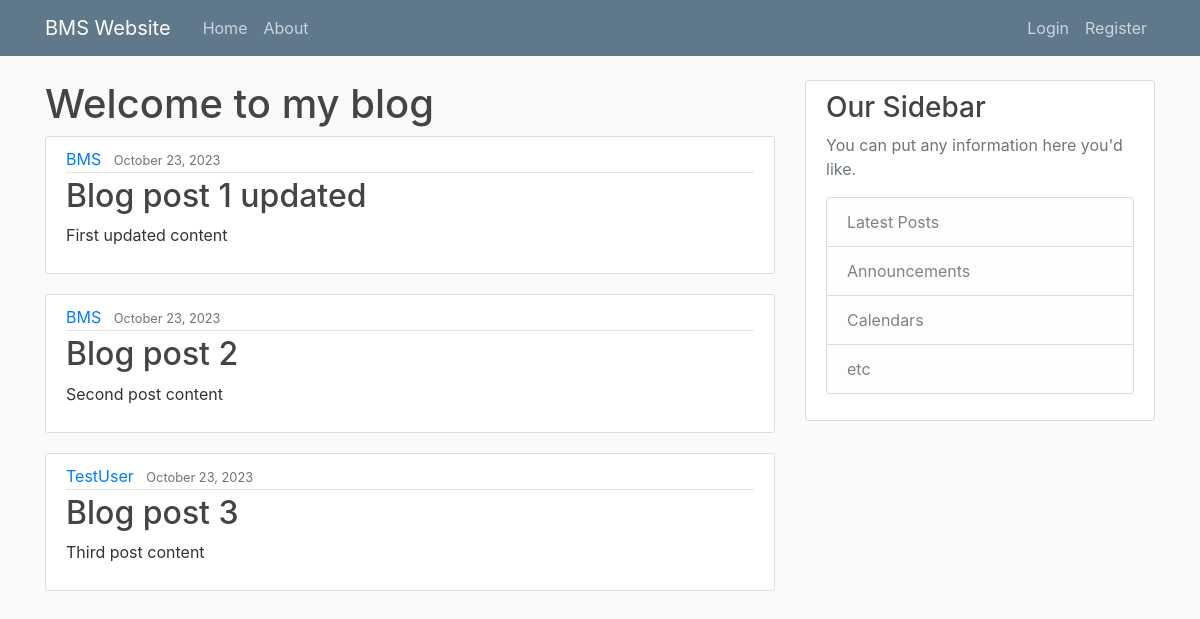
Screenshot of /blog/ with the database file from the repository.
### blog/models.py (models this page shows, shortened)
class Post(models.Model):
    title = models.CharField(max_length=100)
    content = models.TextField()
    date_posted = models.DateTimeField(default=timezone.now)
    author = models.ForeignKey(User, on_delete=models.CASCADE)

### blog/views.py (the view)
# urls.py: path("", views.blog_home, name="blog-home"),
def blog_home(request):
    context = {
        "posts": Post.objects.all()
    }
    return render(request, "blog/home.html", context)

### blog/templates/blog/home.html
{% extends "blog/base.html" %}
{% block content %}
    <h1>Welcome to my blog</h1>
    {% for post in posts %}
        <article class="media content-section">
          <div class="media-body">
            <div class="article-metadata">
              <a class="mr-2" href="#">{{ post.author }}</a>
              <small class="text-muted">{{ post.date_posted|date:'F d, Y' }}</small>
            </div>
            <h2><a class="article-title" href="#">{{ post.title }}</a></h2>
            <p class="article-content">{{ post.content }}</p>
          </div>
        </article>
    {% endfor %}
{% endblock content %}

### blog/templates/blog/base.html (shortened to what this page needs)
{% load static %}
<!doctype html>
<html lang="en">
<head>
    <link rel="stylesheet" href="https://cdn.jsdelivr.net/npm/bootstrap@4.0.0/dist/css/bootstrap.min.css">
    <link rel="stylesheet" type="text/css" href="{% static 'blog/main.css' %}">
</head>
<body>
    <header class="site-header">
      <nav class="navbar navbar-expand-md navbar-dark bg-steel fixed-top">
        <div class="container">
          <a class="navbar-brand mr-4" href="{% url 'blog-home' %}">BMS Website</a>
          <div class="collapse navbar-collapse" id="navbarToggle">
            <div class="navbar-nav mr-auto">
              <a class="nav-item nav-link" href="{% url 'blog-home' %}">Home</a>
              <a class="nav-item nav-link" href="{% url 'blog-about' %}">About</a>
            </div>
            <div class="navbar-nav">
              {% if user.is_authenticated %}
                  <a class="nav-item nav-link" href="{% url 'logout' %}">Logout</a>
                  <a class="nav-item nav-link" href="{% url 'profile' %}">Profile</a>
              {% else %}
                  <a class="nav-item nav-link" href="{% url 'login' %}">Login</a>
                  <a class="nav-item nav-link" href="{% url 'register' %}">Register</a>
              {% endif %}
            </div>
          </div>
        </div>
      </nav>
    </header>
    <main role="main" class="container">
      <div class="row">
        <div class="col-md-8">
          {% block content %}{% endblock %}
        </div>
        <div class="col-md-4">
          <div class="content-section">
            <h3>Our Sidebar</h3>
            <p class='text-muted'>You can put any information here you'd like.
              <ul class="list-group">
                <li class="list-group-item list-group-item-light">Latest Posts</li>
                <li class="list-group-item list-group-item-light">Announcements</li>
                <li class="list-group-item list-group-item-light">Calendars</li>
                <li class="list-group-item list-group-item-light">etc</li>
              </ul>
            </p>
          </div>
        </div>
      </div>
    </main>
</body>
</html>

### blog/static/blog/main.css (style rules this page uses)
body { background: #fafafa; color: #333333; margin-top: 5rem; }
h1, h2, h3, h4, h5, h6 { color: #444444; }
ul { margin: 0; }
.bg-steel { background-color: #5f788a; }
.site-header .navbar-nav .nav-link { color: #cbd5db; }
.content-section { background: #ffffff; padding: 10px 20px; border: 1px solid #dddddd; border-radius: 3px; margin-bottom: 20px; }
.article-title { color: #444444; }
.article-content { white-space: pre-line; }
.article-metadata { padding-bottom: 1px; margin-bottom: 4px; border-bottom: 1px solid #e3e3e3 }

### rows the page displays
Post: author "BMS", date_posted "October 23, 2023", title "Blog post 1 updated", content "First updated content"
Post: author "BMS", date_posted "October 23, 2023", title "Blog post 2", content "Second post content"
Post: author "TestUser", date_posted "October 23, 2023", title "Blog post 3", content "Third post content"
